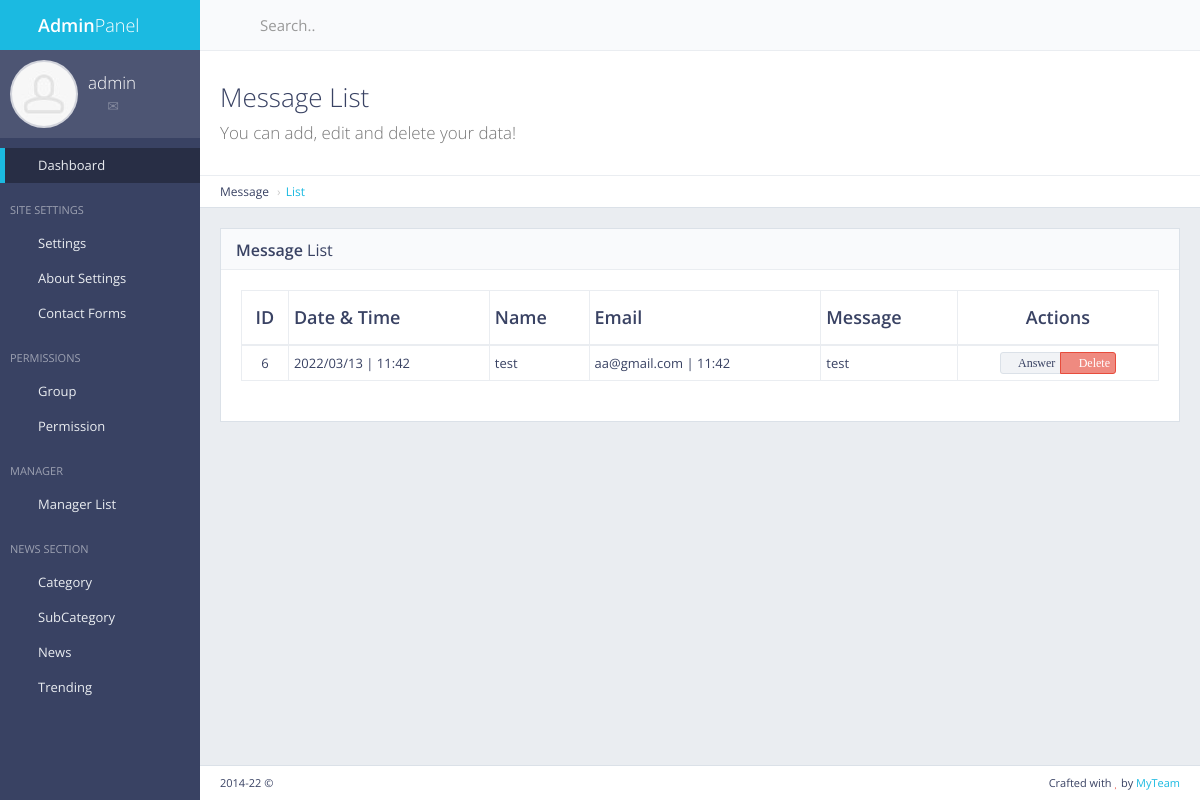
Screenshot of /panel/contactform/ (signed in) with the database file from the repository.
### contactform/models.py (models this page shows, shortened)
class ContactForm(models.Model):
    name = models.CharField(max_length=250)
    email = models.CharField(max_length=250)
    txt = models.TextField()
    date = models.CharField(max_length=12, default="")
    time = models.CharField(max_length=12, default="")

### contactform/views.py (the view)
# urls.py: re_path(r'^panel/contactform/$', views.contact_show, name='contact_show'),
def contact_show(request):
    if not request.user.is_authenticated :
        return redirect('mylogin')
    msg = ContactForm.objects.all()
    return render(request, 'back/contact_form.html', {'msg': msg})

### main/templatetags/extera_auth.py (called while the page is built)
@register.filter(name='has_group')
def has_group(user, group_name):
    return user.groups.filter(name=group_name).exists()

### main/templates/back/contact_form.html (shortened to what this page needs)
{% extends 'back/master.html' %}
{% load static %}
{% block mainblock %}
    <div class="content-header">
        <div class="header-section">
            <h1>
                <i class="fa fa-table"></i>Message List<br><small>You can add, edit and delete your data!</small>
            </h1>
        </div>
    </div>
    <ul class="breadcrumb breadcrumb-top">
        <li>Message</li>
        <li><a href="/panel/contactform">List</a></li>
    </ul>
    <div class="block full">
        <div class="block-title">
            <h2><strong>Message</strong> List</h2>
        </div>
        <div class="table-responsive">
            <table id="example-datatable" class="table table-vcenter table-condensed table-bordered">
                <thead>
                    <tr>
                        <th class="text-center">ID</th>
                        <th>Date & Time</th>
                        <th>Name</th>
                        <th>Email</th>
                        <th>Message</th>
                        <th class="text-center">Actions</th>
                    </tr>
                </thead>
                <tbody>
                    {% for cc in msg %}
                    <tr>
                        <td class="text-center">{{ cc.pk }}</td>
                        <td>{{ cc.date }} | {{ cc.time }}</td>
                        <td>{{ cc.name }}</td>
                        <td>{{ cc.email }} | {{cc.time}}</td>
                        <td>{{cc.txt}}</td>
                        <td class="text-center">
                            <div class="btn-group">
                                <a href="#" data-toggle="tooltip" title="Answer" class="btn btn-xs btn-default"><i class="fa fa-reply"> Answer</i></a>
                                <a href="{% url 'contact_del' pk=cc.pk %}" data-toggle="tooltip" title="Delete" class="btn btn-xs btn-danger"><i class="fa fa-times"> Delete</i></a>
                            </div>
                        </td>
                    </tr>
                    {% endfor %}
                </tbody>
            </table>
        </div>
    </div>
{% endblock %}

### main/templates/back/master.html (shortened to what this page needs)
{% load static %}
{% load extera_auth %}
{% if user.is_authenticated%}
<!DOCTYPE html>
 <html class="no-js" lang="en">
    <head>
        <link rel="stylesheet" href="{% static 'back/css/bootstrap.min.css' %}">
        <link rel="stylesheet" href="{% static 'back/css/plugins.css' %}">
        <link rel="stylesheet" href="{% static 'back/css/main.css' %}">
        <link rel="stylesheet" href="{% static 'back/css/themes.css' %}">
    </head>
    <body>
        <div id="page-wrapper">
            <div id="page-container" class="sidebar-partial sidebar-visible-lg sidebar-no-animations">
                <div id="sidebar">
                    <div id="sidebar-scroll">
                        <div class="sidebar-content">
                            <a href="/panel" class="sidebar-brand">
                                <i class="gi gi-flash"></i><span class="sidebar-nav-mini-hide"><strong>Admin</strong>Panel</span>
                            </a>
                            <div class="sidebar-section sidebar-user clearfix sidebar-nav-mini-hide">
                                <div class="sidebar-user-avatar">
                                    <a href="page_ready_user_profile.html">
                                        <img src="{% static 'back/img/placeholders/avatars/avatar2.jpg' %}" alt="avatar">
                                    </a>
                                </div>
                                <div class="sidebar-user-name">{{ request.user }}</div>
                                <div class="sidebar-user-links">
                                    <a href="page_ready_user_profile.html" data-toggle="tooltip" data-placement="bottom" title="Profile"><i class="gi gi-user"></i></a>
                                    <a href="page_ready_inbox.html" data-toggle="tooltip" data-placement="bottom" title="Messages"><i class="gi gi-envelope"></i></a>
                                    <a href="/panel/change/pass/" class="enable-tooltip" data-placement="bottom" title="Settings" ><i class="gi gi-cogwheel"></i></a>
                                    <a href="/logout" data-toggle="tooltip" data-placement="bottom" title="Logout"><i class="gi gi-exit"></i></a>
                                </div>
                            </div>
                            <ul class="sidebar-nav">
                                <li>
                                    <a href="/panel" class=" active"><i class="gi gi-stopwatch sidebar-nav-icon"></i><span class="sidebar-nav-mini-hide">Dashboard</span></a>
                                </li>
                                {% if request.user|has_group:"masteruser" %}
                                <li class="sidebar-header">
                                    <span class="sidebar-header-options clearfix"><a href="javascript:void(0)" data-toggle="tooltip" title="Quick Settings"><i class="gi gi-settings"></i></a></span>
                                    <span class="sidebar-header-title">Site Settings</span>
                                </li>
                                <li>
                                    <a href="/panel/setting" class=" "><i class="gi gi-show_big_thumbnails sidebar-nav-icon"></i><span class="sidebar-nav-mini-hide">Settings</span></a>
                                </li>
                                <li>
                                    <a href="/panel/about/setting" class=" "><i class="gi gi-show_big_thumbnails sidebar-nav-icon"></i><span class="sidebar-nav-mini-hide">About Settings</span></a>
                                </li>
                                <li>
                                    <a href="/panel/contactform" class=" "><i class="gi gi-show_big_thumbnails sidebar-nav-icon"></i><span class="sidebar-nav-mini-hide">Contact Forms</span></a>
                                </li>
                                <li class="sidebar-header">
                                    <span class="sidebar-header-options clearfix"><a href="javascript:void(0)" data-toggle="tooltip" title="Quick Settings"><i class="gi gi-settings"></i></a></span>
                                    <span class="sidebar-header-title">Permissions</span>
                                </li>
                                <li>
                                    <a href="/panel/manager/group/" class=" "><i class="gi gi-show_big_thumbnails sidebar-nav-icon"></i><span class="sidebar-nav-mini-hide">Group</span></a>
                                </li>
                                <li>
                                    <a href="/panel/manager/perms/" class=" "><i class="gi gi-show_big_thumbnails sidebar-nav-icon"></i><span class="sidebar-nav-mini-hide">Permission</span></a>
                                </li>
                                <li class="sidebar-header">
                                    <span class="sidebar-header-options clearfix"><a href="javascript:void(0)" data-toggle="tooltip" title="Quick Settings"><i class="gi gi-settings"></i></a></span>
                                    <span class="sidebar-header-title">Manager</span>
                                </li>
                                <li>
                                    <a href="/panel/manager/list/" class=" "><i class="gi gi-show_big_thumbnails sidebar-nav-icon"></i><span class="sidebar-nav-mini-hide">Manager List</span></a>
                                </li>
                                {% endif %}
                                <li class="sidebar-header">
                                    <span class="sidebar-header-options clearfix"><a href="javascript:void(0)" data-toggle="tooltip" title="Quick Settings"><i class="gi gi-settings"></i></a></span>
                                    <span class="sidebar-header-title">News Section</span>
                                </li>
                                {% if request.user|has_group:"masteruser" %}
                                <li>
                                    <a href="#" class="sidebar-nav-menu"><i class="fa fa-angle-left sidebar-nav-indicator sidebar-nav-mini-hide"></i><i class="gi gi-show_big_thumbnails sidebar-nav-icon"></i><span class="sidebar-nav-mini-hide">Category</span></a>
                                </li>
                                <li>
                                    <a href="#" class="sidebar-nav-menu"><i class="fa fa-angle-left sidebar-nav-indicator sidebar-nav-mini-hide"></i><i class="gi gi-show_big_thumbnails sidebar-nav-icon"></i><span class="sidebar-nav-mini-hide">SubCategory</span></a>
                                </li>
                                {% endif %}
                                <li>
                                    <a href="#" class="sidebar-nav-menu"><i class="fa fa-angle-left sidebar-nav-indicator sidebar-nav-mini-hide"></i><i class="gi gi-show_big_thumbnails sidebar-nav-icon"></i><span class="sidebar-nav-mini-hide">News</span></a>
                                </li>
                                {% if request.user|has_group:"masteruser" %}
                                <li>
                                    <a href="/panel/trending" class=" "><i class="gi gi-show_big_thumbnails sidebar-nav-icon"></i><span class="sidebar-nav-mini-hide">Trending</span></a>
                                </li>
                                {% endif %}
                            </ul>
                        </div>
                    </div>
                </div>
                <div id="main-container">
                    <header class="navbar navbar-default">
                        <ul class="nav navbar-nav-custom">
                            <li>
                                <a href="javascript:void(0)" onclick="App.sidebar('toggle-sidebar');this.blur();">
                                    <i class="fa fa-bars fa-fw"></i>
                                </a>
                            </li>
                        </ul>
                        <form action="page_ready_search_results.html" method="post" class="navbar-form-custom">
                            <div class="form-group">
                                <input type="text" id="top-search" name="top-search" class="form-control" placeholder="Search..">
                            </div>
                        </form>
                    </header>
                    <div id="page-content">
                        {% block mainblock %}
                        {% endblock %}
                    </div>
                    <footer class="clearfix">
                        <div class="pull-right">
                            Crafted with <i class="fa fa-heart text-danger"></i> by <a href="#" target="_blank">MyTeam</a>
                        </div>
                        <div class="pull-left">
                            <span id="year-copy"></span> &copy;
                        </div>
                    </footer>
                </div>
            </div>
        </div>
    </body>
</html>
{% else %}
Please login
{% endif %}

### rows the page displays
ContactForm: pk "6", date "2022/03/13", time "11:42", name "test", email "aa@gmail.com", txt "test"

### other values shown
{{ request.user }} "admin"
